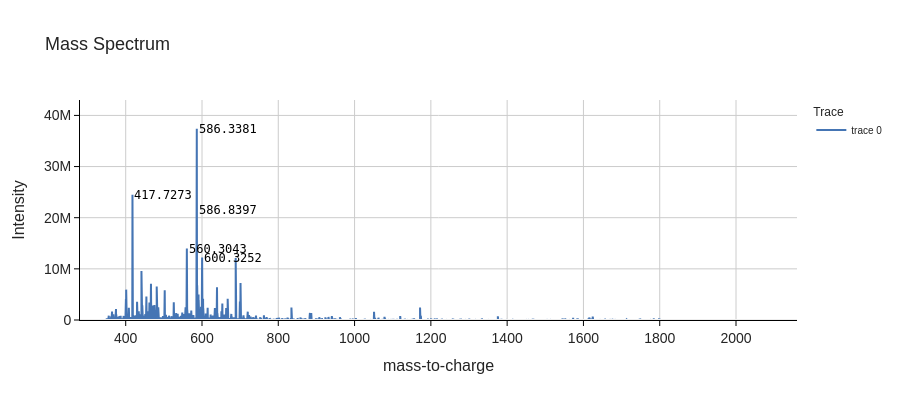

The cell this chart's notebook holds for it:
### Code cell
# plot it with pyopenms-viz
# pyopenms-viz extends pandas DataFrame plotting
import pandas as pd
import pyopenms_viz  # registers the plotting backend

# convert spectrum to DataFrame using get_peaks()
mzs, intensities = MS1_spectrum.get_peaks()
spectrum_df = pd.DataFrame({'mz': mzs, 'intensity': intensities})
spectrum_df.plot(kind='spectrum', x='mz', y='intensity', backend='ms_plotly', width=900, height=400);

### Figure 1 — Plotly figure (JSON) as saved in the notebook; plotly's stock layout.template omitted (floating-point values rounded to 4 significant figures; data arrays with more than 128 entries replaced by an {"elided": "..."} marker saying what was removed)
{"data": [{"customdata": {"elided": "9759x2 float values"}, "hovertemplate": "m/z: %{customdata[0]}<br>intensity: %{customdata[1]}", "line": {"color": "#4575B4"}, "mode": "lines", "type": "scatter", "x": {"elided": "9759 float values"}, "y": {"elided": "9759 float values"}}], "layout": {"annotations": [{"font": {"color": "black", "family": "Open Sans Mono, monospace", "size": 12}, "showarrow": false, "text": "586.3381", "x": 586.3, "xanchor": "left", "y": 37402360}, {"font": {"color": "black", "family": "Open Sans Mono, monospace", "size": 12}, "showarrow": false, "text": "417.7273", "x": 417.7, "xanchor": "left", "y": 24501284}, {"font": {"color": "black", "family": "Open Sans Mono, monospace", "size": 12}, "showarrow": false, "text": "586.8397", "x": 586.8, "xanchor": "left", "y": 21524526}, {"font": {"color": "black", "family": "Open Sans Mono, monospace", "size": 12}, "showarrow": false, "text": "560.3043", "x": 560.3, "xanchor": "left", "y": 13954321}, {"font": {"color": "black", "family": "Open Sans Mono, monospace", "size": 12}, "showarrow": false, "text": "600.3252", "x": 600.3, "xanchor": "left", "y": 12215038}], "dragmode": "select", "font": {"family": "Helvetica"}, "height": 400, "legend": {"font": {"family": "Helvetica", "size": 10}, "title": {"text": "Trace"}}, "plot_bgcolor": "#FFFFFF", "shapes": [{"line": {"color": "#EEEEEE", "width": 2}, "opacity": 1, "type": "line", "x0": 0, "x1": 1, "xref": "x domain", "y0": 0, "y1": 0, "yref": "y"}], "showlegend": true, "title": {"font": {"family": "Helvetica", "size": 18}, "text": "Mass Spectrum"}, "width": 900, "xaxis": {"gridcolor": "#CCCCCC", "linecolor": "black", "linewidth": 1, "range": [280.2, 2160.0], "showgrid": true, "showline": true, "tickcolor": "black", "tickfont": {"family": "Helvetica", "size": 14}, "ticks": "outside", "tickwidth": 1, "title": {"font": {"family": "Helvetica", "size": 16}, "text": "mass-to-charge"}}, "yaxis": {"gridcolor": "#CCCCCC", "linecolor": "black", "linewidth": 1, "range": [0, 43012712], "showgrid": true, "showline": true, "tickcolor": "black", "tickfont": {"family": "Helvetica", "size": 14}, "tickwidth": 1, "title": {"font": {"family": "Helvetica", "size": 16}, "text": "Intensity"}}}}
